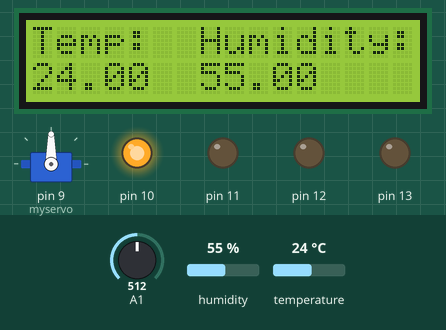
Bench run of a sketch on a simulated Arduino Uno, built with avr-gcc and run on an emulated ATmega328P. Shown: servo, 16×2 character LCD, output pins drawn as LEDs (lit = HIGH). Wiring (inferred from the names in the program): DHT11 sensor: data A0. Inputs (shaded band) come from the test bench; at power-on: A1 = 512, humidity 55 %, temperature 24 °C. Pins used as bus, display or sensor lines are not drawn; what the sketch prints to the serial monitor is not drawn.

Above: at 1.7 s.
1.8 s: A1 set to 3
8.5 s: A1 set to 0
At 14.1 s:
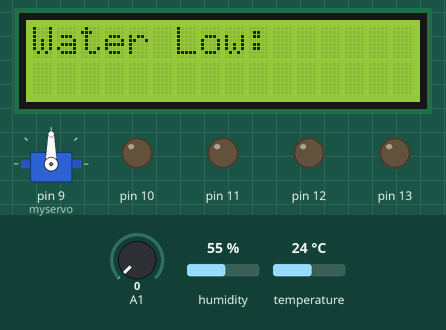
At 15.1 s:
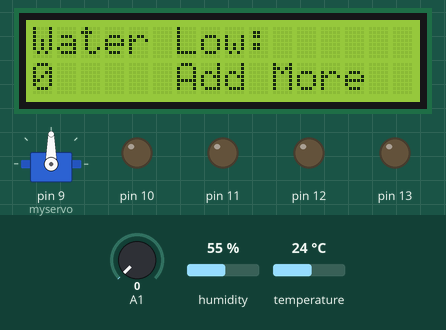
Timing chart, 0 to 16.6 s (numbered marks = the images above; inputs shaded):
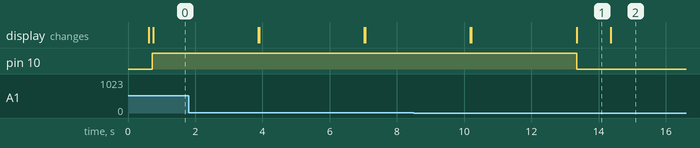

Measured:
- the behaviour switches between 2 and 1 on A1 (found by bisection; images 0 and 1)
- after the input at 8.5 s, pin 10: HIGH → LOW after 4.9 s; the display: first differs from a run without the input after 4.9 s (image 1)
- what the display in image 1 shows lasts 1.0 s, from 13.4 s to 14.4 s

The sketch:

main.ino
```cpp
#include <LiquidCrystal.h>
const int rs = 7, en = 6, d4 = 5, d5 = 4, d6 = 3, d7 = 2;
LiquidCrystal lcd(7, 6, 5, 4, 3, 2);

// Servo Library, did not have time to implement otherwise.
#include <Servo.h>
Servo myservo;  // create servo object to control a servo
int potpin = 2;  // analog pin used to connect the potentiometer
int val;    // variable to read the value from the analog pin

// our states for the embedded system
// running => good temp and water, thus running
enum State {
   running = 0,
   error = 1,
   idle = 2
};
enum State state = idle;

// Our global thresholds and variables
#define WATERTHRESH 100
#define TEMPTHRESH 25
volatile unsigned int waterLevel;
unsigned char water_level_port = (unsigned char)0b00000001;


// Declared for port b pins.
volatile unsigned char* port_b = (unsigned char*) 0x25;
volatile unsigned char* ddr_b = (unsigned char*) 0x24;
volatile unsigned char* pin_b = (unsigned char*) 0x23;

// Declared for adc_read
volatile unsigned char* my_ADMUX = (unsigned char*) 0x7C;
volatile unsigned char* my_ADCSRB = (unsigned char*) 0x7B;
volatile unsigned char* my_ADCSRA = (unsigned char*) 0x7A;
volatile unsigned int* my_ADC_DATA = (unsigned int*) 0x78;


// This method is from the DHT library.
uint8_t bits[5];  // buffer to receive data
double humidity;
double temperature;
#define TIMEOUT 10000
#define dht_apin A0 // Analog Pin sensor is connected to
int read(uint8_t pin)
{
  // INIT BUFFERVAR TO RECEIVE DATA
  uint8_t cnt = 7;
  uint8_t idx = 0;

  // EMPTY BUFFER
  for (int i=0; i< 5; i++) bits[i] = 0;

  // REQUEST SAMPLE
  //PORTF |= (0x01 << 0);

  pinMode(pin, OUTPUT);
  digitalWrite(pin, LOW);
  delay(20);
  digitalWrite(pin, HIGH);
  delayMicroseconds(40);
  pinMode(pin, INPUT);

  // GET ACKNOWLEDGE or TIMEOUT
  unsigned int loopCnt = TIMEOUT;
  while(digitalRead(pin) == LOW)
    if (loopCnt-- == 0) return -2;

  loopCnt = TIMEOUT;
  while(digitalRead(pin) == HIGH)
    if (loopCnt-- == 0) return -2;

  // READ THE OUTPUT - 40 BITS => 5 BYTES
  for (int i=0; i<40; i++)
  {
    loopCnt = TIMEOUT;
    while(digitalRead(pin) == LOW)
      if (loopCnt-- == 0) return -2;

    unsigned long t = micros();

    loopCnt = TIMEOUT;
    while(digitalRead(pin) == HIGH)
      if (loopCnt-- == 0) return -2;

    if ((micros() - t) > 40) bits[idx] |= (1 << cnt);
    if (cnt == 0)   // next byte?
    {
      cnt = 7;
      idx++;
    }
    else cnt--;
  }

  // CONVERT AND STORE
  humidity    = bits[0];  // bit[1] == 0;
  temperature = bits[2];  // bits[3] == 0;

  // TEST CHECKSUM
  uint8_t sum = bits[0] + bits[2]; // bits[1] && bits[3] both 0
  if (bits[4] != sum) return -1;

  return 0;
}
// Code developed during a lab.
unsigned int adc_read(unsigned char adc_channel_num)
{
  // clear the channel selection bits (MUX 4:0)
  *my_ADMUX &= 0b01000000;
  // clear the channel selection bits (MUX 5)
  *my_ADCSRB &= 0x00;

  // set the channel number
  // set the channel selection bits, but remove the most significant bit (bit 3)
  *my_ADMUX = bit(REFS0) | adc_channel_num;
  // set MUX bit 5
  *my_ADCSRB |= 0b00100000;

  // set the channel selection bits
  *my_ADMUX |= *my_ADCSRB;
  // set bit 6 of ADCSRA to 1 to start a conversion
  *my_ADCSRA |= (1<<ADSC);
  // wait for the conversion to complete
  while(ADCSRA&(1<<ADSC));
  // return the result in the ADC data register
  *my_ADC_DATA = (ADCL | (ADCH <<8));

  return (*my_ADC_DATA);
}
void running_state()
{
  *port_b |= 0b00010001; // Enable fan and running LED
  *port_b &= 0b00010001; // Disable other LEDs
  read(dht_apin); // Get new values
  waterLevel = adc_read(water_level_port);

  if (waterLevel < WATERTHRESH) state = error; // Check Water
  else if ( temperature > TEMPTHRESH ) {       // Check Temp
    delay(1000);
    lcd.setCursor(0, 0);
    lcd.print("Temp:  Humidity:");
    lcd.setCursor(0, 1);
    lcd.print(temperature);
    lcd.setCursor(7, 1);
    lcd.print(humidity);
    // For servo
    val = analogRead(potpin);            // reads the value of the potentiometer (value between 0 and 1023)
    val = map(val, 0, 1023, 0, 180);     // scale it to use it with the servo (value between 0 and 180)
    myservo.write(val);                  // sets the servo position according to the scaled value
    delay(15);

    return running_state();                 // Stay in state if temp and water good.
  }
  else{
    lcd.clear();
    state = idle;                           // Go Idle if below temp thresh.
  }
}
void idle_state() {
  delay(100);
  lcd.clear();
  *port_b |= 0b00000100; // Turn on blue LED
  *port_b &= 0b00000100;
  read(dht_apin); // Get new values
  waterLevel = adc_read(water_level_port);

  // Display to LCD
  lcd.setCursor(0, 0);
  lcd.print("Temp:  Humidity:");
  lcd.setCursor(0, 1);
  lcd.print(temperature);
  lcd.setCursor(7, 1);
  lcd.print(humidity);

  if (waterLevel < WATERTHRESH)   // Check water level
    state = error;

  else if (temperature > TEMPTHRESH) // Check temp
    state = running;
}
void error_state() {
  delay(100);
  lcd.clear();
  lcd.setCursor(0, 0);
  lcd.print("Water Low:");
  *port_b |= 0b00000010; // Turn on red LED
  *port_b &= 0b00000010;

  while (waterLevel < WATERTHRESH) {  // Add more water
    delay(1000);
    waterLevel = adc_read(water_level_port);
    lcd.setCursor(0, 1);
    lcd.print(waterLevel);
    lcd.setCursor(6,1);
    lcd.print("Add More");
  }
  state = idle;
  lcd.clear();
}

void setup(){
  *port_b &= 0b01111111;
  *ddr_b &= 0b00111111;
  *ddr_b |= 0b00111110;
  read(dht_apin);
  waterLevel = adc_read(water_level_port);
  Serial.begin(9600);
  myservo.attach(9);  // attaches the servo on pin 9 to the servo object

  delay(500);//Delay to let system boot

  lcd.begin(16, 2);
}//end "setup()"

void loop(){
  //Start of Program

  int speed = 0;
  Serial.print("Current humidity = ");
  Serial.print(humidity);
  Serial.print("%  ");
  Serial.print("temperature = ");
  Serial.print(temperature);
  Serial.println("C  ");
  Serial.print("Current Waterlevel = ");
  Serial.println(waterLevel);

  switch(state) {
    case error:
      Serial.println("Error State - Need Water");
      error_state();
      break;
    case running:
      Serial.println("Running State");
      running_state();
      break;
    case idle:
      Serial.println("Idle State");
      idle_state();
      break;
    default:
      break;
  }

  delay(3000);

}// end loop
```
